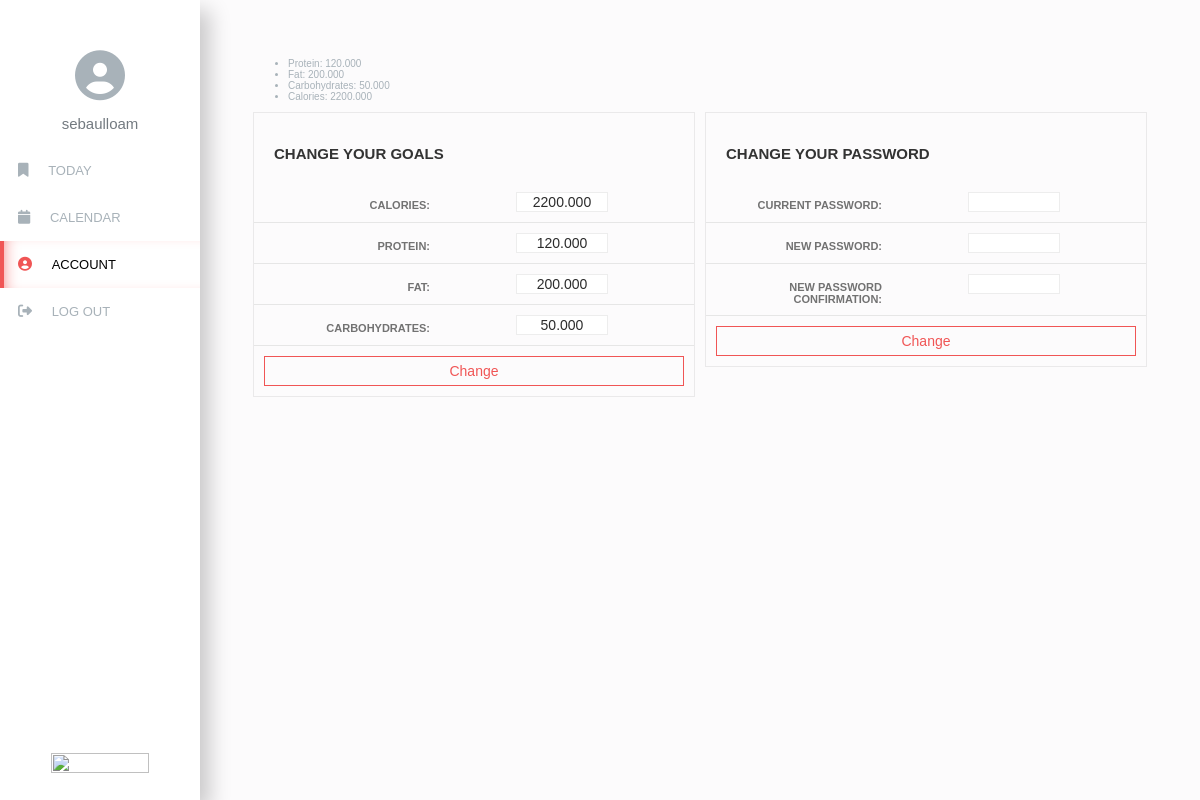
Screenshot of /account (signed in) with the database file from the repository.
### profiler/models.py (models this page shows)
class Goal(models.Model):
    user = models.OneToOneField(User, on_delete=models.CASCADE)
    calories = models.DecimalField(max_digits=10, decimal_places=3)
    protein = models.DecimalField(max_digits=10, decimal_places=3)
    fat = models.DecimalField(max_digits=10, decimal_places=3)
    carbs = models.DecimalField(max_digits=10, decimal_places=3)

### profiler/views.py (the view, shortened to what this page needs)
# urls.py: path("account", views.account, name="account"),
@login_required(login_url='/login', redirect_field_name=None)
@csrf_exempt
def account(request):
    if request.method == "GET":
        goals = Goal.objects.get(user=request.user)
        return render(request, "profiler/account.html", {
            'goals': goals
        })

### profiler/templates/profiler/account.html (shortened to what this page needs)
{% extends "profiler/layout.html" %}
{% load static %}
{% block nav_date %}
    <a class="menu__item" href="{% url 'today' %}">
        <i class="menu__icon fas fa-bookmark"></i>
        <span class="menu__text">Today</span>
    </a>
    <a class="menu__item" href="{% url 'calendar' %}">
        <i class="menu__icon fas fa-calendar"></i>
        <span class="menu__text">calendar</span>
    </a>
    <a class="menu__item menu__item--active" href="{% url 'account' %}">
        <i class="menu__icon fas fa-user-circle"></i>
        <span class="menu__text">account</span>
    </a>
{% endblock %}
{% block body %}
    <div>
        <ul>
            <li>Protein: <span class="goal-protein">{{ goals.protein }}</span></li>
            <li>Fat: <span class="goal-fat">{{ goals.fat }}</span></li>
            <li>Carbohydrates: <span class="goal-carbs">{{ goals.carbs }}</span></li>
            <li>Calories: <span class="goal-calories">{{ goals.calories }}</span></li>
        </ul>
    </div>
    <div class="main-container">
        <div class="form-container">
            <div class="form-heading">
                <h2>Change your Goals</h2>
            </div>
            <form class="form" id="change-goal-form">
                <div class="input-container">
                    <label for="calories">Calories:</label>
                    <div class="input-div">
                        <input class="form-input" type="text" name="calories" id="calories" value="{{ goals.calories }}">
                    </div>
                </div>
                <div class="input-container">
                    <label for="protein">Protein:</label>
                    <div class="input-div">
                        <input class="form-input" type="text" name="protein" id="protein" value="{{ goals.protein }}">
                    </div>
                </div>
                <div class="input-container">
                    <label for="fat">Fat:</label>
                    <div class="input-div">
                        <input class="form-input" type="text" name="fat" id="fat" value="{{ goals.fat }}">
                    </div>
                </div>
                <div class="input-container">
                    <label for="carbs">Carbohydrates:</label>
                    <div class="input-div">
                        <input class="form-input" type="text" name="carbs" id="carbs" value="{{ goals.carbs }}">
                    </div>
                </div>
                <div class="btn-container">
                    <input class="btn" type="submit" value="Change">
                </div>
            </form>
        </div>
        <div class="form-container">
            <div class="form-heading">
                <h2>Change your Password</h2>
            </div>
            <form class="form" id="change-pass-form">
                <div class="input-container">
                    <label for="current-pass">Current password:</label>
                    <div class="input-div">
                        <input class="form-input" type="password" name="current-pass" id="current-pass">
                    </div>
                </div>
                <div class="input-container">
                    <label for="new-pass">New password:</label>
                    <div class="input-div">
                        <input class="form-input" type="password" name="new-pass" id="new-pass">
                    </div>
                </div>
                <div class="input-container">
                    <label for="new-pass-confirmation">New password confirmation:</label>
                    <div class="input-div">
                        <input class="form-input" type="password" name="new-pass-confirmation" id="new-pass-confirmation">
                    </div>
                </div>
                <div class="btn-container">
                    <input class="btn" type="submit" value="Change">
                </div>
            </form>
        </div>
    </div>
{% endblock %}

### profiler/templates/profiler/layout.html (shortened to what this page needs)
{% load static %}
<!DOCTYPE html>
<html lang='en'>
    <head>
        <link href="{% static 'profiler/layout.css' %}" rel="stylesheet">
        <link href="{% static 'profiler/calendar_style.css' %}" rel="stylesheet">
        <link href="{% static 'profiler/day.css' %}" rel="stylesheet">
        <link href="{% static 'profiler/account.css' %}" rel="stylesheet">
    </head>
    <body>
        <div class="wrapper">
            <main class="main">
                {% block body %}
                {% endblock %}
            </main>
            <sidebar>
                <div class="logo"></div>
                <div class="avatar">
                <div class="avatar__img">
                    <i class="fas fa-user-circle"></i>
                </div>
                <div class="avatar__name">{{ user.username }}</div>
                </div>
                <nav class="menu">
                    {% block nav_date %} {% endblock %}
                    <a class="menu__item" href="{% url 'logout' %}">
                        <i class="menu__icon fas fa-sign-out-alt"></i>
                        <span class="menu__text">log out</span>
                    </a>
                    <a class="menu__atributes" href="https://platform.fatsecret.com">
                        <img src="https://platform.fatsecret.com/api/static/images/powered_by_fatsecret.png" srcset="https://platform.fatsecret.com/api/static/images/powered_by_fatsecret_2x.png 2x, https://platform.fatsecret.com/api/static/images/powered_by_fatsecret_3x.png 3x" border="0"/>
                    </a>
                </nav>
            </sidebar>
        </div>
    </body>
</html>

### profiler/static/profiler/layout.css (style rules this page uses)
html { font-size: 62.5%; }
.wrapper { display: grid; grid-template-rows: 70px 1fr 70px; grid-template-columns: 1fr; grid-template-areas: "sidebar" "content"; width: 100vw; height: 100vh; }
@media screen and (min-width: 850px) { .wrapper { grid-template-columns: 200px 5fr; grid-template-rows: 1fr; grid-template-areas: "sidebar content"; } }
@media screen and (min-width: 850px) { sidebar { position: fixed; top: 0; left: 0; height: 100%; width: 200px; padding-right: 0; } }
main { grid-area: content; padding: 48px; }
sidebar { grid-area: sidebar; display: grid; grid-template-columns: 1fr 3fr 1fr; grid-template-rows: 3fr 1fr; grid-template-areas: "logo menu avatar"; }
.logo { display: flex; align-items: center; justify-content: center; }
.avatar { grid-area: avatar; display: flex; align-items: center; flex-direction: row-reverse; }
.avatar__name { flex: 1; text-align: right; margin-right: 1em; }
.avatar__img > i { display: block; font-size: 5rem; }
.menu { grid-area: menu; display: flex; align-items: center; justify-content: space-evenly; }
.logo { grid-area: logo; }
.menu__text { display: none; }
.menu__atributes { position: absolute; bottom: 25px; width: 100%; text-align: center; transition: transform .3s ease-out; }
.menu__atributes img { height: 70%; width: 70%; }
@media screen and (min-width: 850px) { sidebar { grid-template-areas: "logo" "avatar" "menu"; grid-template-columns: 1fr; grid-template-rows: 50px auto 1fr; } }
@media screen and (min-width: 850px) { .menu { flex-direction: column; align-items: normal; justify-content: flex-start; } }
@media screen and (min-width: 850px) { .menu__text { display: inline-block; } }
@media screen and (min-width: 850px) { .avatar { flex-direction: column; } }
@media screen and (min-width: 850px) { .avatar__name { margin: 1em 0; } }
@media screen and (min-width: 850px) { .menu__atributes img { height: 70%; width: 70%; } }
:root { --red: rgb(240, 85, 85); --red2: rgb(200, 70, 70); --red3: rgb(150, 80, 80); }
body { font-family: "Poppins", sans-serif; font-weight: 100; color: #A8B2B9; margin: 0; }
sidebar { background-color: white; box-shadow: 10px 10px 20px rgba(0, 0, 0, 0.2); }
main { background-color: #FCFBFC; }
.avatar__name { font-size: 1.5rem; color: #737a80; font-weight: 300; }
.menu__item { text-transform: uppercase; font-size: 1.3rem; font-weight: 500; padding: 16px 16px 16px 14px; border-left: 4px solid transparent; color: inherit; text-decoration: none; transition: color ease 0.3s; }
.menu__item--active .menu__icon { color: var(--red); }
.menu__item--active .menu__text { color: black; }
.menu__icon { font-size: 3rem; }
@media screen and (min-width: 850px) { .menu__icon { font-size: 1.4rem; padding-right: 16px; } }
@media screen and (min-width: 850px) { .menu__item--active { border-left: 4px solid var(--red); box-shadow: inset 10px 0px 17px -13px var(--red); } }

### profiler/static/profiler/day.css (style rules this page uses)
div { display: block; }
.btn-container { width: auto; }

### profiler/static/profiler/account.css (style rules this page uses)
.main-container { width: 100%; display: table; }
.form-container { position: relative; margin-left: 5px; margin-right: 5px; float: left; width: calc(50% - 12px); border: 1px solid rgba(0,0,0,.07); }
.form-heading { padding: 20px 20px 7px; position: relative; }
.form-heading h2 { text-transform: uppercase; font-weight: 600; color: #333; }
.input-container { border-bottom: 1px solid #e6e6e6; padding-bottom: 10px; display: table; width: 100%; padding-top: 10px; color: #505050; }
.input-container label { font-size: 11px; text-transform: uppercase; font-weight: 600; opacity: 0.8; text-align: right; width: 40%; padding-top: 7px; position: relative; float: left; }
.input-div { width: 60%; position: relative; float: left; text-align: center; }
.form-input { border: 1px solid rgba(0,0,0,.07); color: #2c2c2c; font-size: 14px; font-weight: 400; padding-left: 15px; padding-right: 15px; width: 60px; text-align: center; }
.btn-container { padding: 10px; display: table; width: 100%; }
.btn { border: 1px solid #f0f0f0; background-color: transparent; color: var(--red); border-color: var(--red); font-size: 14px; font-weight: 400; text-align: center; width: calc(100% - 20px); display: block; padding: 6px 12px; position: relative; cursor: pointer; }

### rows the page displays
Goal: protein "120.000", fat "200.000", carbs "50.000", calories "2200.000"

### other values shown
{{ user.username }} "sebaulloam"
